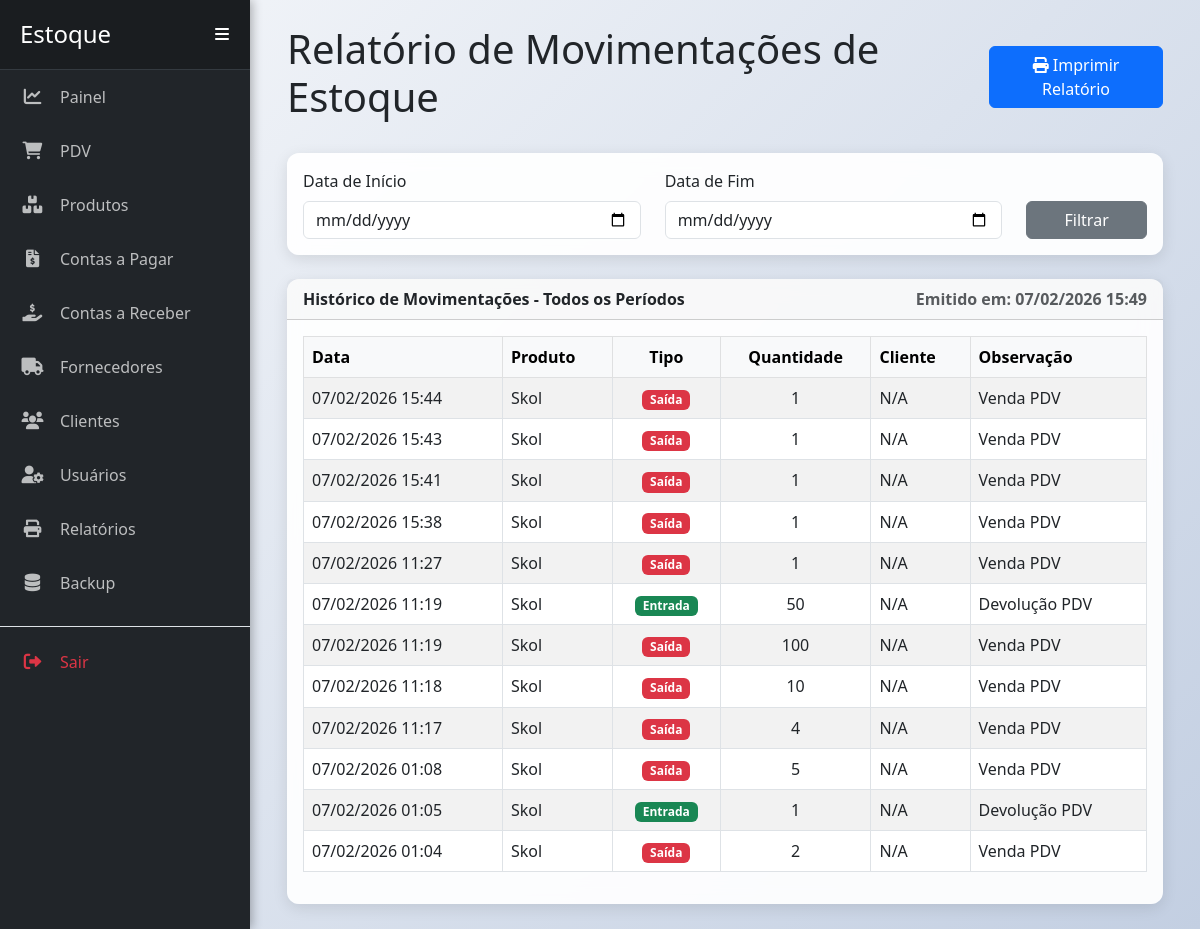
/relatorio/movimentacoes (signed in), run on the app's committed database.
### models.py (models this page shows)
class MovimentacaoEstoque(db.Model):
    __tablename__ = 'movimentacao_estoque'
    id = db.Column(db.Integer, primary_key=True)
    tipo = db.Column(db.String(10), nullable=False)
    quantidade = db.Column(db.Integer, nullable=False)
    data = db.Column(db.DateTime, nullable=False, default=datetime.utcnow)
    observacao = db.Column(db.String(200))
    produto_id = db.Column(db.Integer, db.ForeignKey('produto.id'), nullable=False)
    cliente_id = db.Column(db.Integer, db.ForeignKey('cliente.id'), nullable=True)

class Produto(db.Model):
    __tablename__ = 'produto'
    id = db.Column(db.Integer, primary_key=True)
    codigo = db.Column(db.String(50), nullable=False, unique=True)
    nome = db.Column(db.String(100), nullable=False)
    categoria = db.Column(db.String(50))
    preco_custo = db.Column(db.Float, nullable=False)
    preco_venda = db.Column(db.Float, nullable=False)
    quantidade_estoque = db.Column(db.Integer, nullable=False, default=0)
    estoque_minimo = db.Column(db.Integer, default=5)
    data_fabricacao = db.Column(db.Date, nullable=True)
    data_vencimento = db.Column(db.Date, nullable=True)
    fornecedor_id = db.Column(db.Integer, db.ForeignKey('fornecedor.id'), nullable=False)
    movimentacoes = db.relationship('MovimentacaoEstoque', backref='produto', lazy=True)

### app.py (the view, shortened to what this page needs)
@app.route('/relatorio/movimentacoes', methods=['GET', 'POST'])
@login_required
def relatorio_movimentacoes():
    query = MovimentacaoEstoque.query.options(joinedload(MovimentacaoEstoque.produto), joinedload(MovimentacaoEstoque.cliente))
    start_date_str = request.form.get('start_date')
    end_date_str = request.form.get('end_date')
    start_date, end_date = None, None
    movimentacoes = query.order_by(MovimentacaoEstoque.data.desc()).all()
    return render_template('relatorio_movimentacoes.html', movimentacoes=movimentacoes, data_emissao=datetime.now(), start_date=start_date, end_date=end_date)

### app.py (called while the page is built)
@app.context_processor
def inject_datetime():
    return {'modules': {'datetime': datetime, 'date': date, 'timedelta': timedelta}}

def login_required(f):
    @wraps(f)
    def decorated_function(*args, **kwargs):
        if 'logged_in' not in session or 'user_id' not in session:
            session.clear()
            flash('A sua sessão é inválida. Por favor, faça login novamente.', 'warning')
            return redirect(url_for('login'))
        return f(*args, **kwargs)
    return decorated_function

### templates/relatorio_movimentacoes.html (shortened to what this page needs)
{% extends 'base.html' %}
{% block content %}
<div class="d-flex justify-content-between align-items-center mb-4 no-print">
    <h1>Relatório de Movimentações de Estoque</h1>
    <button onclick="window.print()" class="btn btn-primary">
        <i class="fas fa-print"></i> Imprimir Relatório
    </button>
</div>
<div class="card mb-4 no-print">
    <div class="card-body">
        <form method="POST" action="{{ url_for('relatorio_movimentacoes') }}">
            <div class="row align-items-end">
                <div class="col-md-5">
                    <label for="start_date" class="form-label">Data de Início</label>
                    <input type="date" class="form-control" id="start_date" name="start_date" value="{{ start_date.strftime('%Y-%m-%d') if start_date else '' }}" required>
                </div>
                <div class="col-md-5">
                    <label for="end_date" class="form-label">Data de Fim</label>
                    <input type="date" class="form-control" id="end_date" name="end_date" value="{{ end_date.strftime('%Y-%m-%d') if end_date else '' }}" required>
                </div>
                <div class="col-md-2">
                    <button type="submit" class="btn btn-secondary w-100">Filtrar</button>
                </div>
            </div>
        </form>
    </div>
</div>
<div class="card">
    <div class="card-header">
        <div class="d-flex justify-content-between">
            <span>
                Histórico de Movimentações
                {% if start_date and end_date %}
                    - Período: {{ start_date.strftime('%d/%m/%Y') }} a {{ end_date.strftime('%d/%m/%Y') }}
                {% else %}
                    - Todos os Períodos
                {% endif %}
            </span>
            <span class="text-muted">Emitido em: {{ data_emissao.strftime('%d/%m/%Y %H:%M') }}</span>
        </div>
    </div>
    <div class="card-body">
        <table class="table table-striped table-bordered">
            <thead class="table-light">
                <tr>
                    <th>Data</th>
                    <th>Produto</th>
                    <th class="text-center">Tipo</th>
                    <th class="text-center">Quantidade</th>
                    <th>Cliente</th>
                    <th>Observação</th>
                </tr>
            </thead>
            <tbody>
                {% for movimento in movimentacoes %}
                <tr>
                    <td>{{ movimento.data.strftime('%d/%m/%Y %H:%M') }}</td>
                    <td>{{ movimento.produto.nome }}</td>
                    <td class="text-center">
                        {% if movimento.tipo == 'entrada' %}
                            <span class="badge bg-success">Entrada</span>
                        {% else %}
                            <span class="badge bg-danger">Saída</span>
                        {% endif %}
                    </td>
                    <td class="text-center">{{ movimento.quantidade }}</td>
                    <td>{{ movimento.cliente.nome if movimento.cliente else 'N/A' }}</td>
                    <td>{{ movimento.observacao or 'N/A' }}</td>
                </tr>
                {% else %}
                <tr>
                    <td colspan="6" class="text-center text-muted">Nenhuma movimentação encontrada.</td>
                </tr>
                {% endfor %}
            </tbody>
        </table>
    </div>
</div>
{% endblock %}

### static/css/style.css (style rules this page uses)
body { background: linear-gradient(135deg, #f5f7fa 0%, #c3cfe2 100%) !important; background-attachment: fixed; margin: 0; font-family: 'Segoe UI', Tahoma, Geneva, Verdana, sans-serif; min-height: 100vh; overflow-x: hidden; }
.card { border: none; border-radius: 12px; box-shadow: 0 4px 15px rgba(0, 0, 0, 0.1); background-color: rgba(255, 255, 255, 0.92) !important; backdrop-filter: blur(10px); }
.card-header { background-color: rgba(0, 0, 0, 0.02); font-weight: 600; }

### data on the page
MovimentacaoEstoque: data "07/02/2026 15:44", produto.nome "Skol", tipo "Saída", quantidade "1", cliente "N/A", observacao "Venda PDV"
MovimentacaoEstoque: data "07/02/2026 15:43", produto.nome "Skol", tipo "Saída", quantidade "1", cliente "N/A", observacao "Venda PDV"
MovimentacaoEstoque: data "07/02/2026 15:41", produto.nome "Skol", tipo "Saída", quantidade "1", cliente "N/A", observacao "Venda PDV"
MovimentacaoEstoque: data "07/02/2026 15:38", produto.nome "Skol", tipo "Saída", quantidade "1", cliente "N/A", observacao "Venda PDV"
MovimentacaoEstoque: data "07/02/2026 11:27", produto.nome "Skol", tipo "Saída", quantidade "1", cliente "N/A", observacao "Venda PDV"
MovimentacaoEstoque: data "07/02/2026 11:19", produto.nome "Skol", tipo "Entrada", quantidade "50", cliente "N/A", observacao "Devolução PDV"
MovimentacaoEstoque: data "07/02/2026 11:19", produto.nome "Skol", tipo "Saída", quantidade "100", cliente "N/A", observacao "Venda PDV"
MovimentacaoEstoque: data "07/02/2026 11:18", produto.nome "Skol", tipo "Saída", quantidade "10", cliente "N/A", observacao "Venda PDV"
MovimentacaoEstoque: data "07/02/2026 11:17", produto.nome "Skol", tipo "Saída", quantidade "4", cliente "N/A", observacao "Venda PDV"
MovimentacaoEstoque: data "07/02/2026 01:08", produto.nome "Skol", tipo "Saída", quantidade "5", cliente "N/A", observacao "Venda PDV"
MovimentacaoEstoque: data "07/02/2026 01:05", produto.nome "Skol", tipo "Entrada", quantidade "1", cliente "N/A", observacao "Devolução PDV"
MovimentacaoEstoque: data "07/02/2026 01:04", produto.nome "Skol", tipo "Saída", quantidade "2", cliente "N/A", observacao "Venda PDV"
